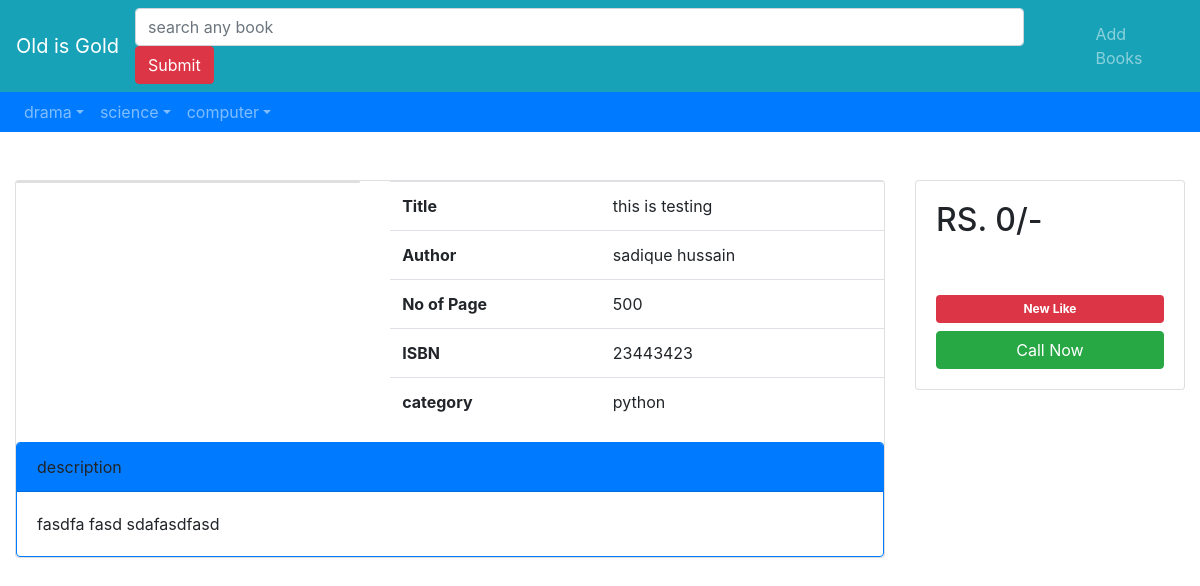
Page /item/1 on the committed database.
### datawork/models.py (models this page shows, shortened)
class Category(models.Model):
    cat_id = models.AutoField(primary_key=True)
    cat_name = models.CharField(max_length=200)

class Books(models.Model):
    book_id = models.AutoField(primary_key=True)
    book_title = models.CharField(max_length=200)
    book_topic = models.ForeignKey(Topic,on_delete=models.CASCADE)
    book_isbn = models.IntegerField()
    book_no_of_page = models.IntegerField()
    book_author = models.CharField(max_length=200)
    book_desc = models.TextField()
    QUALITY = (("New Like","New Like"),("Good Condition","Good Condition"),("Too Old","Too Old"))
    book_quality = models.CharField(max_length=200,choices=QUALITY)
    book_price = models.IntegerField()
    book_doc = models.DateTimeField(default=timezone.now)
    book_status = models.IntegerField(default=0)
    book_cover = models.ImageField(upload_to="books/",default="default.jpg",blank=True)

class Topic(models.Model):
    topic_id  = models.AutoField(primary_key=True)
    topic_name = models.CharField(max_length=200)
    topic_category = models.ForeignKey(Category,on_delete=models.CASCADE)

### datawork/views.py (the view)
# urls.py: path('item/<int:book_id>',views.items,name="item"),
def items(r,book_id):
    data = {
        "books": Books.objects.filter(book_id=book_id),
        "cat": Category.objects.all(),
        "topic": Topic.objects.all()
    }
    return render(r,'item.html',data)

### templates/item.html (shortened to what this page needs)
{% extends 'base.html' %}
{% block content %}
    <div class="col-lg-9 mt-5">
        <div class="card">
            <div class="row">
                <div class="col-lg-5">
                    <div class="card">
                    </div>
                </div>
                <div class="col-lg-7">
                    <table class="table">
                        <tr>
                            <th>Title</th>
                            <td>{{ books.0.book_title }}</td>
                        </tr>
                        <tr>
                            <th>Author</th>
                            <td>{{ books.0.book_author }}</td>
                        </tr>
                        <tr>
                            <th>No of Page</th>
                            <td>{{ books.0.book_no_of_page }}</td>
                        </tr>
                        <tr>
                            <th>ISBN</th>
                            <td>{{ books.0.book_isbn }}</td>
                        </tr>
                        <tr>
                            <th>category</th>
                            <td>{{ books.0.book_topic.topic_name }}</td>
                        </tr>
                    </table>
                </div>
            </div>
            <div class="row">
                <div class="col-lg-12">
                    <div class="card border-primary border ">
                    <div class="card-header bg-primary">
                        description
                    </div>
                    <div class="card-body">
                        {{ books.0.book_desc }}
                    </div>
                </div>
                </div>
            </div>
        </div>
    </div>
    <div class="col-lg-3 mt-5">
    <div class="card">
        <div class="card-body">
            <h2 class="text-uppercase">Rs. {{ books.0.book_price }}/-</h2>
            <h5 class="badge badge-danger w-100 p-2 mt-5">{{ books.0.book_quality }}</h5>
            <a href="" class="btn btn-success btn-block">Call Now</a>
        </div>
    </div>
    </div>
{% endblock %}

### templates/base.html (shortened to what this page needs)
<!DOCTYPE html>
<html lang="en">
<head>
    {% load static %}
    <link rel="stylesheet" href="{% static 'bootstrap.css' %}">
</head>
<body>
<nav class="navbar navbar-expand-lg navbar-dark bg-info">
    <a href="{% url 'homepage' %}" class="navbar-brand">Old is Gold</a>
    <form action="{% url 'search' %}" method="get" class="form-inline mx-auto">
        <input type="search" class="form-control" placeholder="search any book" size="80" name="search">
        <input type="submit" class="btn btn-danger">
    </form>
    <ul class="navbar-nav ml-auto">
        <li class="nav-item"><a href="{% url 'insert' %}" class="nav-link">Add Books</a></li>
    </ul>
</nav>
<nav class="navbar navbar-expand-lg navbar-dark bg-primary py-0">
    <ul class="navbar-nav">
        {% for c in cat %}
            <li class="nav-item dropdown">
                <a href="{% url 'category' c.cat_id %}" class="nav-link dropdown-toggle" data-toggle="dropdown">{{ c.cat_name }}</a>
            </li>
        {% endfor %}
    </ul>
</nav>
    <div class="container-fluid ">
    <div class="row">
            {% block content %}
            {% endblock %}
    </div>
    </div>
</body>
</html>

### rows in the picture
Category: cat_name "drama"
Category: cat_name "science"
Category: cat_name "computer"
Books: book_title "this is testing", book_author "sadique hussain", book_no_of_page "500", book_isbn "23443423", book_topic.topic_name "python", book_desc "fasdfa fasd sdafasdfasd", book_price "0", book_quality "New Like"
